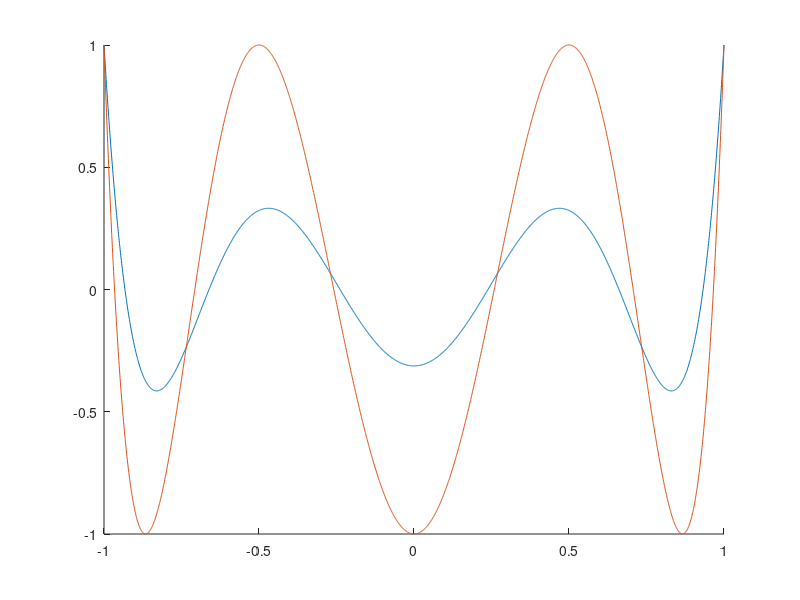

Source code (MATLAB):
%This script is intended to find the roots of the Legendre and Chebyshev
%polynomials
%Feb 6, 2017
%Martin Yang
%ENSC 180 Assignment 3

x = -1:0.001:1;
L = (1/48)*((693*x.^6)-(945*x.^4)+(315*x.^2)-15);
C = (32*x.^6)-(48*x.^4)+(18*x.^2)-1;

hold off
Lsolution = zeros(1,6);
hold on
Csolution = zeros(1,6);
plot(x, L)
plot(x, C)
j = 1;
k = 1;
for i = 2:length(x)
   if L(i)*L(i-1) < 0
        Lsolution(j) = x(i);
        j = j+1;
   elseif L(i)== 0
        Lsolution(j) = x(i);
        j = j+1;
   end
   if C(i)*C(i-1) < 0
       Csolution(k) = x(i);
       k = k+1;
   elseif C(i) == 0
       Csolution(k) = x(i);
       k = k+1;
   end
end
disp('The roots of the Legendre polynomial are:')
disp(Lsolution)
disp('The roots of the Chevyshev polynomial are:')
disp(Csolution)


%The roots seem to be symmetrical about the y-axis and equal to the degree
%of the polynomials. All the roots are real and non-imaginary